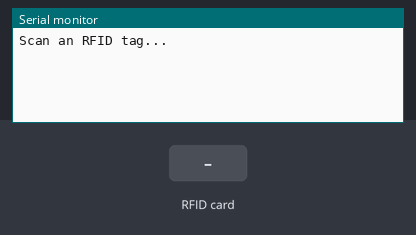
Bench run of a sketch on a simulated ESP32. Parts: the last lines printed to the serial monitor. The test bench sets the inputs (shaded band).

Above: at 1.2 s.
1.3 s: RFID card 39 FB FF 00 held to the reader
At 2.5 s:
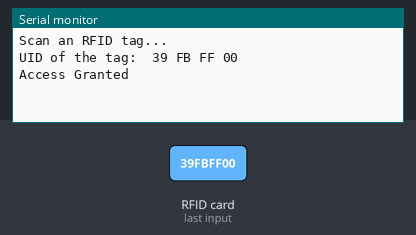
2.8 s: RFID card 5E 7A 19 C4 held to the reader
At 4.0 s:
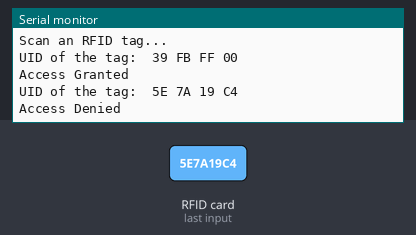

Measured:
- after the input at 1.3 s, the serial monitor: prints a new line at once (image 1)
- after the input at 2.8 s, the serial monitor: prints a new line at once (image 2)

The sketch:

RFID_Module.ino
```cpp
/*
  ESP32 RFID Reader - Validity Check Example

  This program demonstrates how to use an MFRC522 RFID module with an ESP32.
  It reads an RFID tag and checks if the tag matches a stored UID.
  If the tag is valid, it prints the UID and indicates access is granted.
  If the tag is invalid, it prints the UID and denies access.

  Author: Anthony Le <anthle@pdx.edu>
  Date: Nov 19th, 2024
  Version: 1.0

  Necessary Libraries:
  1. MFRC522 RFID Library: https://github.com/miguelbalboa/rfid

  Hardware Requirements:
  1. ESP32 Wroom/Feather Dev Module
  2. MFRC522 RFID Module

  Pin Definitions:
  - Adjust GPIO pins as needed.
*/

#include <SPI.h>              // Include the SPI library for communication with RFID
#include <MFRC522.h>          // Include the MFRC522 library for handling RFID

// Pin Definitions for the MFRC522 RFID reader
#define SS_PIN 5    // Chip Select for RFID as GPIO 5
#define RST_PIN 3   // Reset for RFID as GPIO 3

// RFID UID (replace with your own UID for a valid tag)
byte validTagUID[4] = {0x39, 0xFB, 0xFF, 0x00};  // Example UID

MFRC522 rfid(SS_PIN, RST_PIN);  // Create MFRC522 instance for RFID reader

void setup() {
  // Initialize Serial communication for debugging (115200 baud rate)
  Serial.begin(115200);

  // Initialize SPI communication for RFID
  SPI.begin();                 // Start SPI communication
  rfid.PCD_Init();             // Initialize the MFRC522 RFID reader

  Serial.println("Scan an RFID tag...");
}

void loop() {
  // Check if a new RFID tag is present
  if (rfid.PICC_IsNewCardPresent() && rfid.PICC_ReadCardSerial()) {
    // Output the UID of the scanned RFID tag
    Serial.print("UID of the tag: ");
    for (byte i = 0; i < rfid.uid.size; i++) {
      Serial.print(rfid.uid.uidByte[i] < 0x10 ? " 0" : " ");
      Serial.print(rfid.uid.uidByte[i], HEX);
    }
    Serial.println();

    // Compare scanned RFID UID with the stored valid UID
    if (verifyRFID()) {
      Serial.println("Access Granted");
    } else {
      Serial.println("Access Denied");
    }

    // Halt the current card to prepare for the next one
    rfid.PICC_HaltA();
    rfid.PCD_StopCrypto1();
  } else {
    // No new RFID tag detected, continue to loop
    delay(100);  // Short delay before checking again
  }
}

bool verifyRFID() {
  // Compare the scanned RFID UID with the stored valid UID
  for (byte i = 0; i < 4; i++) {
    if (rfid.uid.uidByte[i] != validTagUID[i]) {
      return false;  // Return false if the UID doesn't match
    }
  }
  return true;  // Return true if the UID matches
}
```
